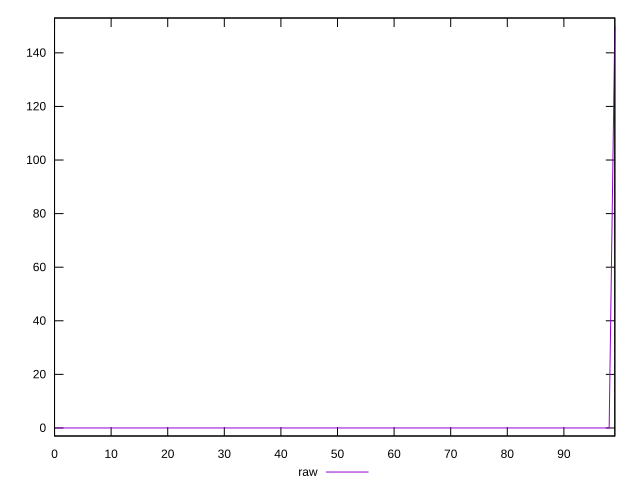

gnuplot code for this plot:
reset
set terminal svg size 640, 490 enhanced background rgb 'white'
set output "reprap/unminified-javascript/samples/pages+cached+noexternal+nosvg/raw/sorted.svg"

$raw <<EOF
0 0
1 0
2 0
3 0
4 0
5 0
6 0
7 0
8 0
9 0
10 0
11 0
12 0
13 0
14 0
15 0
16 0
17 0
18 0
19 0
20 0
21 0
22 0
23 0
24 0
25 0
26 0
27 0
28 0
29 0
30 0
31 0
32 0
33 0
34 0
35 0
36 0
37 0
38 0
39 0
40 0
41 0
42 0
43 0
44 0
45 0
46 0
47 0
48 0
49 0
50 0
51 0
52 0
53 0
54 0
55 0
56 0
57 0
58 0
59 0
60 0
61 0
62 0
63 0
64 0
65 0
66 0
67 0
68 0
69 0
70 0
71 0
72 0
73 0
74 0
75 0
76 0
77 0
78 0
79 0
80 0
81 0
82 0
83 0
84 0
85 0
86 0
87 0
88 0
89 0
90 0
91 0
92 0
93 0
94 0
95 0
96 0
97 0
98 0
99 150
EOF

set key outside below
set yrange [-3:153]

plot \
  $raw title "raw" with line, \


reset
